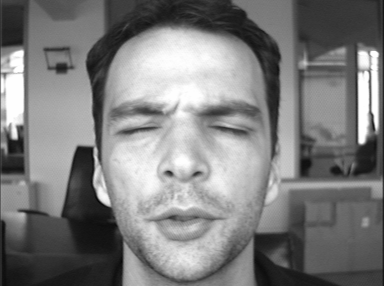
#> input picture dataset/BioID_0015.pgm, 384 x 286 px; its folder holds only this picture in this run
$ python save_all_dataset.py   (older library calls are emulated)
#> lines starting #> are read from the running program, lines starting #| are printed output that depends on the picture
import cv2
import numpy as np
import os
import glob

base_dir = os.path.dirname(__file__)
folder_name = 'dataset'
path_to_dataset = os.path.join(base_dir, folder_name)

folder_output = 'dataset_hasil'
path_output = os.path.join(base_dir, folder_output)

if not os.path.exists(path_output):
    os.makedirs(path_output)
    print(f"Folder '{folder_output}' created successfully in {base_dir}")
else:
    print(f"Folder '{folder_output}' already available. New images will be added in it.")

def load_process_save_dataset(path_folder):
#> called with path_folder = 'dataset'
    file_pattern = os.path.join(path_folder, "*.pgm")
    file_list = glob.glob(file_pattern)

    if not file_list:
        print(f"File not found in: {path_folder}")
        return

    print(f"Succesfull find {len(file_list)} file .pgm! Processing and saving...")

    for i, file_path in enumerate(file_list):
        # 1. Load Gambar (Original)
        img = cv2.imread(file_path, cv2.IMREAD_GRAYSCALE)
#> img is the input picture: shape (286, 384); min 7, max 254, mean 125

        # 2. Intensity Transformation (Histogram Equalization)
        img_equ = cv2.equalizeHist(img)

        # 3. Spatial Filtering: Gaussian Blur (Smoothing)
        img_blur = cv2.GaussianBlur(img_equ, (5, 5), 0)

        # 4. Spatial Filtering: Laplacian (Edge Detection)
        img_laplacian = cv2.Laplacian(img_equ, cv2.CV_64F)
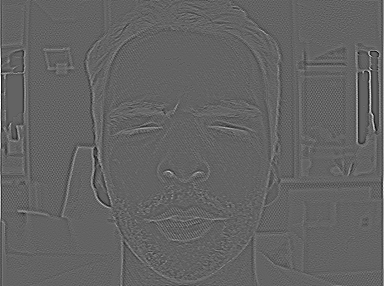
#> img_laplacian: shape (286, 384) float64; min -134, max 210, mean 0.2; drawn with min black and max white
        img_laplacian = np.uint8(np.absolute(img_laplacian))
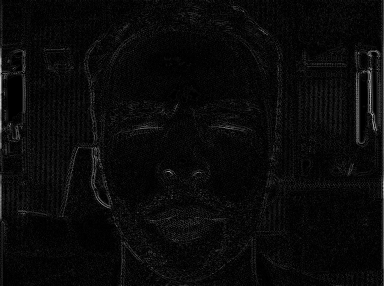
#> img_laplacian: shape (286, 384); min 0, max 210, mean 9.9

        # 5. Get File Name Without Extension
        base_filename = os.path.basename(file_path)
        filename_without_ext = os.path.splitext(base_filename)[0]

        # 6. Specify the Full Path to Save the Results
        output_path_equ = os.path.join(path_output, filename_without_ext + '_equ.pgm')
        output_path_laplacian = os.path.join(path_output, filename_without_ext + '_laplacian.pgm')

        # 7. Save Image to Output Folder
        cv2.imwrite(output_path_equ, img_equ)
        cv2.imwrite(output_path_laplacian, img_laplacian)

        if (i + 1) % 10 == 0:
            print(f"{i+1} The image has been successfully processed.")

    print(f"All processed images have been saved in the folder: {folder_output}")

load_process_save_dataset(path_to_dataset)

$ run again, on dataset/BioID_0064.pgm
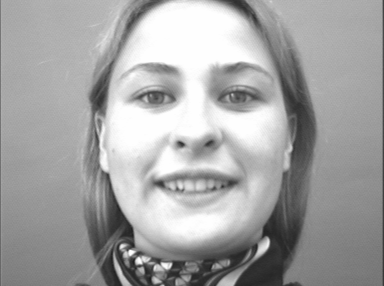
#> input picture dataset/BioID_0064.pgm, 384 x 286 px
#> in load_process_save_dataset, img is the input picture: shape (286, 384); min 30, max 254, mean 163.5
#> in load_process_save_dataset, `img_equ = cv2.equalizeHist(img)`:
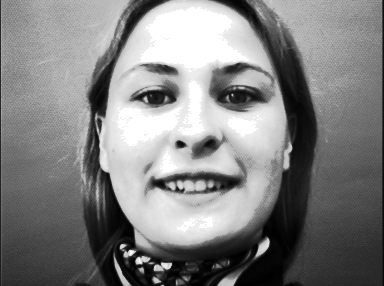
#> img_equ: shape (286, 384); min 0, max 255, mean 129
#> in load_process_save_dataset, `img_laplacian = np.uint8(np.absolute(img_laplacian))`:
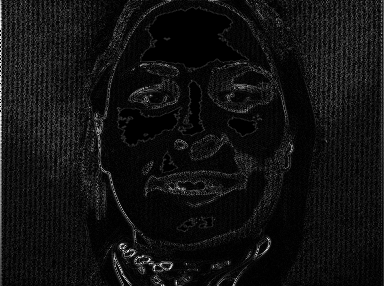
#> img_laplacian: shape (286, 384); min 0, max 255, mean 17.2

$ run again, on dataset/BioID_0065.pgm
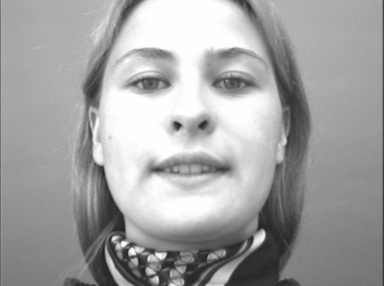
#> input picture dataset/BioID_0065.pgm, 384 x 286 px
#> in load_process_save_dataset, img is the input picture: shape (286, 384); min 30, max 254, mean 162.6
#> in load_process_save_dataset, `img_equ = cv2.equalizeHist(img)`:
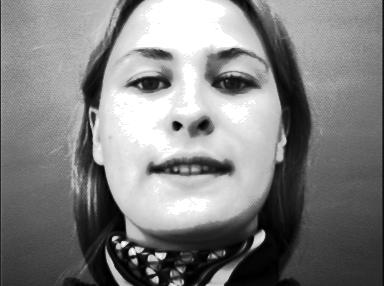
#> img_equ: shape (286, 384); min 0, max 255, mean 128.9
#> in load_process_save_dataset, `img_laplacian = np.uint8(np.absolute(img_laplacian))`:
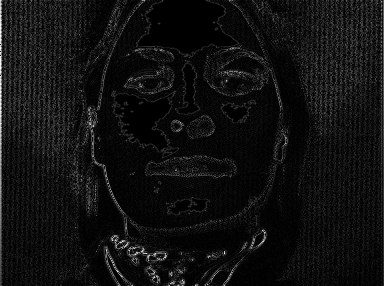
#> img_laplacian: shape (286, 384); min 0, max 255, mean 16.4

$ run again, on dataset/BioID_0079.pgm
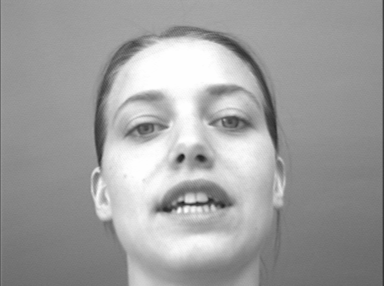
#> input picture dataset/BioID_0079.pgm, 384 x 286 px
#> in load_process_save_dataset, img is the input picture: shape (286, 384); min 27, max 254, mean 158.8
#> in load_process_save_dataset, `img_equ = cv2.equalizeHist(img)`:
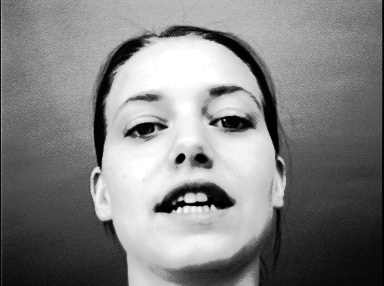
#> img_equ: shape (286, 384); min 0, max 255, mean 128.9
#> in load_process_save_dataset, `img_laplacian = np.uint8(np.absolute(img_laplacian))`:
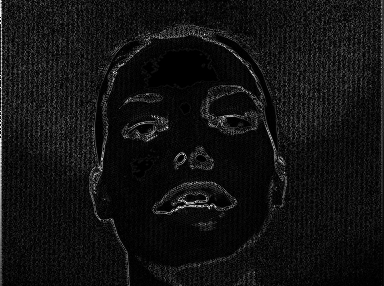
#> img_laplacian: shape (286, 384); min 0, max 255, mean 18.1

$ run again, on dataset/BioID_0022.pgm
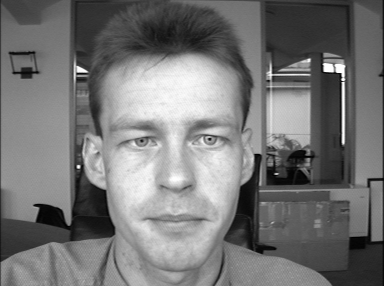
#> input picture dataset/BioID_0022.pgm, 384 x 286 px
#> in load_process_save_dataset, img is the input picture: shape (286, 384); min 1, max 254, mean 117.5
#> in load_process_save_dataset, `img_blur = cv2.GaussianBlur(img_equ, (5, 5), 0)`:
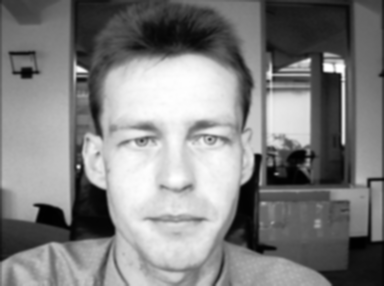
#> img_blur: shape (286, 384); min 0, max 255, mean 128.2
#> in load_process_save_dataset, `img_laplacian = np.uint8(np.absolute(img_laplacian))`:
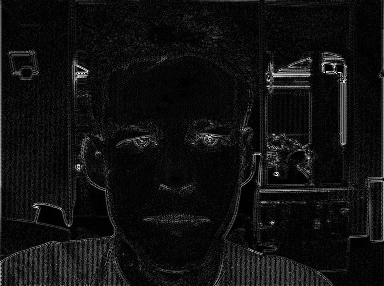
#> img_laplacian: shape (286, 384); min 0, max 255, mean 16.4
